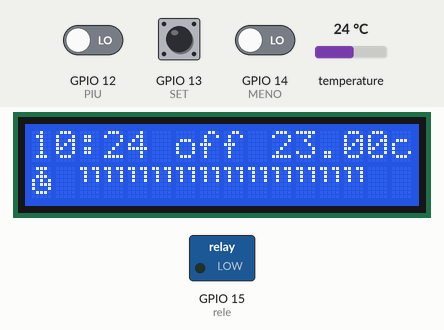
This sketch was run on a simulated ESP8266 (NodeMCU). Shown: 16×2 character LCD, switched loads named in the sketch (green lamp = pin HIGH). The inputs (shaded band) are chosen by the test bench; at power-on: GPIO 13 (SET) LOW, GPIO 12 (PIU) LOW, GPIO 14 (MENO) LOW, temperature 24 °C. The local clock reads 2024-03-15 10:24:30 at power-on unless the sketch sets it; EEPROM starts erased; what the sketch prints to the serial monitor is not drawn.

Above: at 3.3 s.
3.4 s: GPIO 13 (SET) pulled HIGH for 3.2 s
At 5.7 s:
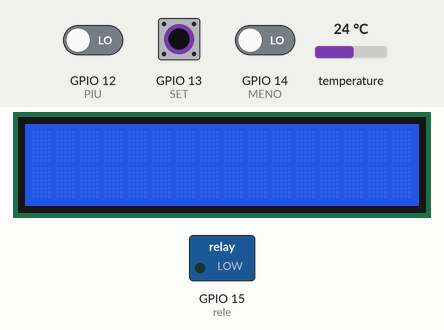
8.1 s: GPIO 13 (SET) pulled HIGH for 3.2 s
At 12.7 s:
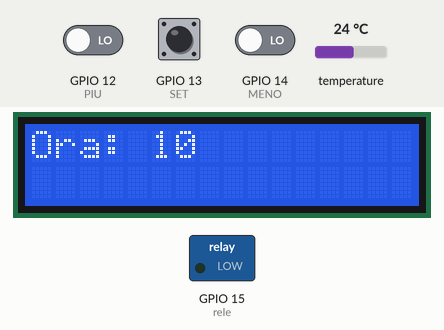
13.0 s: GPIO 13 (SET) pulled HIGH for 0.15 s
At 14.0 s:
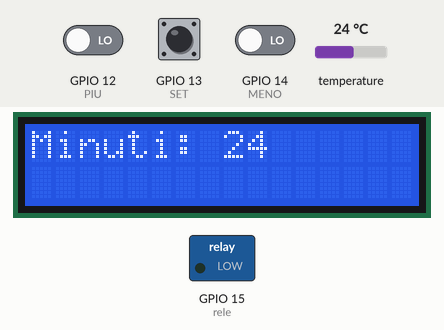
14.7 s: GPIO 13 (SET) pulled HIGH for 1 s
At 16.5 s:
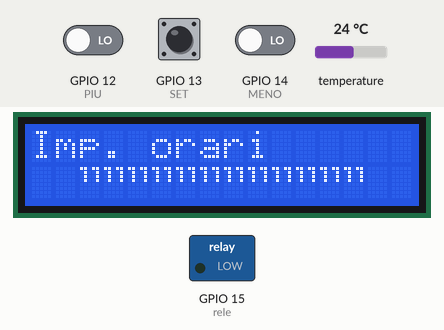
17.2 s: GPIO 12 (PIU) driven HIGH
At 17.46 s:
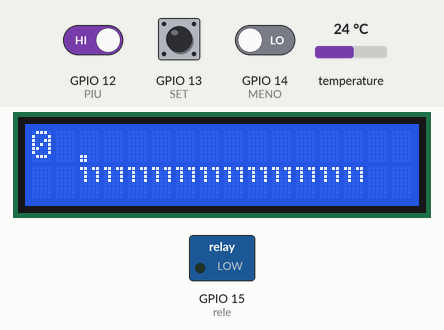
19.7 s: GPIO 14 (MENO) driven HIGH
At 20.06 s:
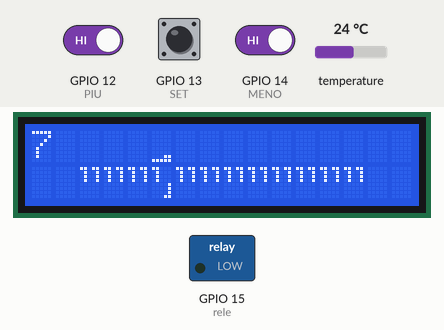
Timing chart, 0 to 22.7 s (numbered marks = the images above; inputs shaded):
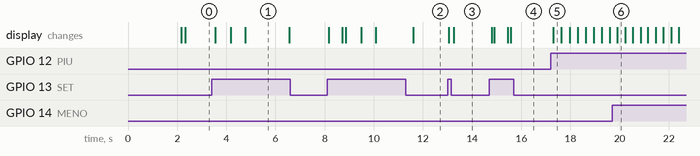

The sketch:

nodemcu_smart_release.ino
```cpp
/*          Modified version for Nodemcu1.0 (esp 12e) of the Arduino programmable thermostat

                                 CHANGELOG:

 * graphic modification of riders and addition of time position indication

 * added indication with icons if time is off / on

 * support rtc DS3231

 * modified temperature in steps of 0.5 degrees C

 * added heating program saving on EEPROM

 * added time setting menu

 * changes hysteresis to +/- 0.5 degrees C

 * DS18b20 digital temperature probe used with resolution set to 9 bit
  in my case I had to carry out a calibration of -1 C in the "void temperature ()" section* web server for setting wifi credentials: before giving voltage, hold down and keep it as such
  for a few seconds the PLUS button, at this point an access point is generated
  "TermoSmart" with the settings address at 192.168.4.1,
  it is also possible to cancel the previously saved settings with the same procedure as above but using
  the SET key or by activating the line of code "wifiManager.resetSettings ();"
  
* - * - * - * - * - * - * - * - * - * - * - * - * - * - * - * - * - * - * - * - * - * - * - * - * - * - * - * - * - * - * - * - * - * - * - * - * - * - * - * - * - * - * - * - * - * - * - * - * - * - * - * - * - *

  BLYNK app connection:
  temperature probe connected on V2
  power light connected on V4
  thermostat connected on V1
  Activation forcing connected to D0
  temperature graph connected on data from V2
  you can replicate the app with the QRcode attached and, later, by entering it in the space provided
  on the related line: "char auth [] =" **************************** ";" the AUTH code issued by Blynk


used libraries:

   https://github.com/adafruit/RTClib
   https://github.com/johnrickman/LiquidCrystal_I2C
   https://github.com/PaulStoffregen/OneWire
   https://github.com/milesburton/Arduino-Temperature-Control-Library
   https://github.com/tzapu/WiFiManager
   https://github.com/blynkkk/blynk-library

   the following line must be added as an additional URL in the settings: http://arduino.esp8266.com/stable/package_esp8266com_index.json

   I hope I have not left anything out.
   
   seivasan79@gmail.com
*/

#include "RTClib.h"
#include <Wire.h>
#include <LiquidCrystal_I2C.h>            //D1=SCL     D2=SDA
#include <OneWire.h>
#include <DallasTemperature.h>
OneWire oneWire_temp(2);                  //D4
DallasTemperature temp(&oneWire_temp);
#include <EEPROM.h>
RTC_DS3231 rtc;
LiquidCrystal_I2C lcd(0x27, 16, 2);

boolean vcav[24];

#include "reading.h"
#include "scanner.h"
#include "write.h"

int lettura = 0;
double gradiC;
long trTemp = 0, trOra = 0, trDisp = 0;
int opz = -1, inc_opz = 0, incH = 0, mod_incH = 0, flagH = 0, flagT = 0, t_vecchia = 0, stato = 0, timer = 0;
int t_luce = 30;                  // tempo luminosità
double unit = 00.50;

#define SET       13        //D5
#define PIU       12        //D6
#define MENO      14        //D7
#define rele      15        //D8

char buffer[10];
unsigned long timeSet = 0;
int  setModeTime = 5000;
#include "setmode.h"
#include "caratteri.h"

int EEaddress = 32;
float floatingpoint_variable;
double soglia;

/////////////////////////---------------------------------------app Blynk

#include <ESP8266WiFi.h>
#include <DNSServer.h>
#include <ESP8266WebServer.h>
#include "WiFiManager.h"
#define BLYNK_PRINT Serial
#include <BlynkSimpleEsp8266.h>
char auth[] = "/////// your Blynk AUTH////////";
#include"apps.h"

////////////////////////---------------------------------------fine Blynk


void setup() {

  Serial.begin(115200);
  EEPROM.begin(512);
  rtc.begin();
  Wire.begin();
  lcd.clear();
  lcd.backlight();
  lcd.begin(16, 2);
  lcd.setCursor(0, 0);
  lcd.print("TermoSmart v0.1");

  WiFiManager wifiManager;

  //wifiManager.resetSettings();

  if (digitalRead(SET) == HIGH) {
    Serial.println("Reset wifi settings");
    wifiManager.resetSettings();
  }

  if (digitalRead(PIU) == HIGH) {
    if (!wifiManager.autoConnect("TermoSmart")) {
      Serial.println("failed to connect and hit timeout");
      ESP.reset();
      delay(1000);
    }

  }

  wifiManager.setAPCallback(configModeCallback);

  Serial.println("connected...yeey :)");

  WiFi.printDiag(Serial);
  Blynk.config(auth);

  lcd.createChar(0, spento);
  lcd.createChar(1, on_pari);
  lcd.createChar(2, on_dispari);
  lcd.createChar(3, on_due);
  lcd.createChar(4, segna_pari);
  lcd.createChar(5, segna_dispari);
  lcd.createChar(6, orologio);
  lcd.createChar(7, clessidra);
  temp.begin();
  temp.setResolution(9);
  lcd.backlight();
  delay(2000);

  reading();

  pinMode(SET, INPUT);                                  //menu
  pinMode(PIU, INPUT);                                  //+
  pinMode(MENO, INPUT);                                 //-
  pinMode(rele, OUTPUT);
  digitalWrite(rele, LOW);

  EEaddress = 32;
  floatingpoint_variable;
  soglia = EEPROM.get(EEaddress, floatingpoint_variable);

  lcd.clear();
}

void loop() {

  Blynk.run();
  Blynk.virtualWrite(V2, gradiC);

  reading();

  floatingpoint_variable = soglia;
  EEPROM.put(EEaddress, floatingpoint_variable);
  EEPROM.commit();
  Serial.print("Temperatura memorizzata  : ");
  EEPROM.get(EEaddress, floatingpoint_variable);
  Serial.println(floatingpoint_variable);

  temp.requestTemperatures();
  //casi pressione menu
  if (digitalRead(SET) == HIGH) {

    opz = inc_opz % 4;
    //Serial.println(opz);
    switch (opz) {

      case -1:
        lcd.backlight();
        break;

      case 0:
        lcd.clear();
        lcd.setCursor(0, 0);
        lcd.print("Imp. orari");
        lcd.backlight();
        scanner();
        break;

      case 1:
        flagH = 0;
        lcd.clear();
        lcd.setCursor(0, 0);
        lcd.print("Set temperatura");
        lcd.setCursor(0, 1);
        lcd.setCursor(9, 1);
        lcd.print(soglia);
        lcd.backlight();

        break;

      case 2:
        lcd.clear();
        lcd.backlight();
        flagH = 0;
        timer = 0;

        break;

      case 3:
        lcd.clear();
        lcd.backlight();
        flagH = 0;
        timer = 0;
        break;

    }
    delay(500);
    inc_opz++;
    timer = 0;


  }
  if ((opz == 2)) {
    lcd.clear();
    DateTime now = rtc.now();
    setMode( now );

  }

  if ((opz == 3) || (opz == -1)) { //siamo fuori dal menu in visualizzazione normale
    scanner();
    lcd.setCursor(0, 0);
    //sistemiamo ora
    if (millis() - trOra > 1000) {
      DateTime now = rtc.now();
      char ora[10];
      sprintf(ora, "%2d:%02d" , now.hour(), now.minute());
      lcd.setCursor(0, 0);
      lcd.print(ora);
      trOra = millis();
      if (vcav[now.hour()]) {
        lcd.setCursor(0, 1);
        lcd.write(byte(6));
      } else {
        lcd.setCursor(0, 1);
        lcd.write(byte(7));
      }
    }


    //risparmio energetico spegne la retroilluminazione del display
    if (millis() - trDisp > 1000) {
      timer++;
      trDisp = millis();

    }
    if (timer >= t_luce) {
      lcd.noBacklight();
      inc_opz = -1;
    }

    //sistemiamo temperatura

    if (millis() - trTemp > 500) { // aggiorna ogni x000 la temperatura
      lcd.setCursor(10, 0);
      temperatura();
    }
    DateTime now = rtc.now();
    float sogliasup = (soglia + unit);
    float sogliainf = (soglia - unit);
    switch (stato) {
      case 0: //se è spenta

        if (gradiC <= sogliainf  && vcav[now.hour()]) { //se sono sotto soglia && in orario la accendo
          lcd.setCursor(6, 0);
          lcd.print("on  ");
          digitalWrite(rele, HIGH);
          Blynk.virtualWrite(V4, 1023);
          lcd.backlight();
          stato = 1;
          //soglia = soglia +2;

        } else { //altrimenti la tengo spenta
          lcd.setCursor(6, 0);
          lcd.print("off ");
          digitalWrite(rele, LOW);
          Blynk.virtualWrite(V4, 0);
          //lcd.backlight();
          stato = 0;

        }
        break;

      case 1:// se è accesa
        if (gradiC >= sogliasup  || vcav[now.hour()] == 0) { //se sono oltre soglia oppure fuori orario la la spengo
          lcd.setCursor(6, 0);
          lcd.print("off");
          digitalWrite(rele, LOW);
          Blynk.virtualWrite(V4, 0);
          //lcd.backlight();
          stato = 0;
          //soglia = soglia - 2;

        }
        break;

    }


    if (stato == 0) {
      lcd.setCursor(6, 0);
      lcd.print("off");
      digitalWrite(rele, LOW);
      Blynk.virtualWrite(V4, 0);
    }
    else {
      lcd.setCursor(6, 0);
      lcd.print("on");
      digitalWrite(rele, HIGH);
      Blynk.virtualWrite(V4, 1023);
    }


  }

  if (digitalRead(MENO) && opz == 1) //decrementa temperatura alla pressione del tasto -
  {
    soglia = (soglia - unit);
    lcd.setCursor(9, 1);
    lcd.print(soglia);
    delay(200);
    if (gradiC < soglia) stato = 0;
    if (gradiC > soglia) stato = 1;

  }


  if (digitalRead(PIU) && opz == 1)       //aumenta temperatura alla pressione del tasto +
  {
    soglia = (soglia + unit);
    lcd.setCursor(9, 1);
    lcd.print(soglia);
    delay(200);
    if (gradiC < soglia) stato = 0;
    if (gradiC > soglia) stato = 1;

  }


  if (digitalRead(PIU) && opz == 0)         //scorre cavalieri
  { flagH = 1;
    mod_incH = incH % 24;
    lcd.clear();
    scanner();
    lcd.backlight();

    if (incH % 2 == 0) {
      lcd.setCursor(mod_incH / 2 + 2 , 0);
      lcd.write(byte(4));

    }
    if (incH % 2 == 1) {
      lcd.setCursor(mod_incH / 2 + 2 , 0);
      lcd.write(byte(5));
    }

    lcd.setCursor(0, 0);
    lcd.print(mod_incH);
    delay(200);
    incH++;

  }
  if (digitalRead(MENO) && opz == 0 && flagH == 1) {      //setta cavalieri
    vcav[mod_incH] = !vcav[mod_incH];
    writing();
    scanner();
    delay(200);
  }


}

void temperatura() {
  gradiC = (temp.getTempCByIndex(0) - 1);
  lcd.print(gradiC);
  lcd.print("c");
  trTemp = millis();


}

void configModeCallback (WiFiManager *myWiFiManager) {
  Serial.println("Entered config mode");
  Serial.println(WiFi.softAPIP());
  //if you used auto generated SSID, print it
  Serial.println(myWiFiManager->getConfigPortalSSID());
}
```

apps.h
```cpp
#ifndef apps_h
#define apps_h


BLYNK_WRITE(V1)
{
  soglia = param.asDouble();
  Serial.print("V1 Temp: ");
  Serial.println(soglia);
};


#endif
```

caratteri.h
```cpp
#ifndef chr_h
#define chr_h

byte spento[8] = {
  B00000,
  B00000,
  B00000,
  B00000,
  B01001,
  B01001,
  B01001,
  B11011,
};

byte on_pari[8] = {
  B11000,
  B01000,
  B01000,
  B01000,
  B00001,
  B00001,
  B00001,
  B00011,

};

byte on_dispari[8] = {
  B00011,
  B00001,
  B00001,
  B00001,
  B01000,
  B01000,
  B01000,
  B11000,

};

byte on_due[8] = {
  B11011,
  B01001,
  B01001,
  B01001,
  B00000,
};

byte segna_pari[8] = {
  B00000,
  B00000,
  B00000,
  B00000,
  B00000,
  B00000,
  B11000,
  B11000,
};

byte segna_dispari[8] = {
  B00000,
  B00000,
  B00000,
  B00000,
  B00000,
  B00000,
  B00011,
  B11111,
};

byte orologio[8] = {
  B01110,
  B00100,
  B01110,
  B10101,
  B10111,
  B10001,
  B01110,
  B00000,
};

byte clessidra[8] = {
  B11111,
  B10001,
  B01010,
  B00100,
  B01010,
  B10001,
  B10101,
  B11111,
};


#endif
```

reading.h
```cpp
#ifndef reading_h
#define reading_h

class reading {
  private:

  public:

  reading();
};

reading::reading(){
   for(int i=0;i<24;i++){
    EEPROM.begin(512);
    vcav[i]=EEPROM.read(i);
   }


};
#endif
```

scanner.h
```cpp
#ifndef scanner_h
#define scanner_h

void scanner() { //aggiorna i cavalieri

  int i = 0;
  for (i = 0; i < 12; i++) {
    if (vcav[i * 2] == 0 && vcav[i * 2 + 1] == 0) {

      lcd.setCursor(i + 2, 1);
      lcd.write(byte(0));
    }

    if (vcav[i * 2] == 1 && vcav[i * 2 + 1] == 0) {
      lcd.setCursor(i + 2, 1);
      lcd.write(byte(1));
    }

    if (vcav[i * 2] == 0 && vcav[i * 2 + 1] == 1) {
      lcd.setCursor(i + 2, 1);
      lcd.write(byte(2));
    }

    if (vcav[i * 2] == 1 && vcav[i * 2 + 1] == 1) {
      lcd.setCursor(i + 2, 1);
      lcd.write(byte(3));
    }
  }

}


#endif scanner_h
```

setmode.h
```cpp
#ifndef setmode_h
#define setmode_h

void setMode( DateTime now ) {

  boolean setMode = true;
  int setModeLevel = 0;

  int _day = now.day();
  int _month = now.month();
  int _year = now.year();
  int _hour = now.hour();
  int _min = now.minute();
  int _sec = now.second();

  lcd.clear();
  lcd.setCursor(0, 0);
  delay( 1000 );
  timeSet = millis();

  while ( setMode ) {
    if ( digitalRead(SET) == HIGH || digitalRead(PIU) == HIGH || digitalRead(MENO) == HIGH ) {
      timeSet = millis();
    }

    lcd.setCursor(0, 0);


    // Set Ora
    if ( setModeLevel == 0 ) {
      if ( digitalRead(PIU) == HIGH && _hour < 23) {
        _hour++;
      }
      if ( digitalRead(MENO) == HIGH && _hour > 0) {
        _hour--;
      }

      sprintf(buffer,  "%s: %02d", "Ora", _hour);
    }
    // Set Minuto
    if ( setModeLevel == 1) {
      if ( digitalRead(PIU) == HIGH && _min < 59) {
        _min++;
      }
      if ( digitalRead(MENO) == HIGH && _min > 0) {
        _min--;
      }

      sprintf(buffer,  "%s: %02d", "Minuti", _min);
    }


    lcd.print( buffer );
    if ( digitalRead(SET) == HIGH ) {
      lcd.clear();
      setModeLevel++;
    }

    if (setModeLevel == 2) {
      rtc.adjust(DateTime(_year, _month, _day, _hour, _min, _sec));
      opz = -1;
      break;

    }

    delay(200);
  }

}

#endif
```

write.h
```cpp
#ifndef writing_h
#define writing_h

class writing {
  private:

  public:
  writing();
};

writing::writing(){

  for (int i = 0; i < 24; i++) {
      EEPROM.write(i, vcav[i]);
      EEPROM.commit();
    }

};

#endif
```

Measured:
- after the input at 3.4 s, the display: first changes after 0.15 s (image 1 shows a later state)
- after the input at 8.1 s, the display: first changes after 0.06 s (image 2 shows a later state)
- after the input at 13.0 s, the display: first changes after 0.05 s (image 3 shows a later state)
- after the input at 14.7 s, the display: first changes after 0.09 s (image 4 shows a later state)
- after the input at 17.2 s, the display: changes after 0.10 s (image 5)
- after the input at 19.7 s, the display: changes after 0.20 s (image 6)
- what the display in image 1 shows lasts 1.8 s, from 4.8 s to 6.6 s
